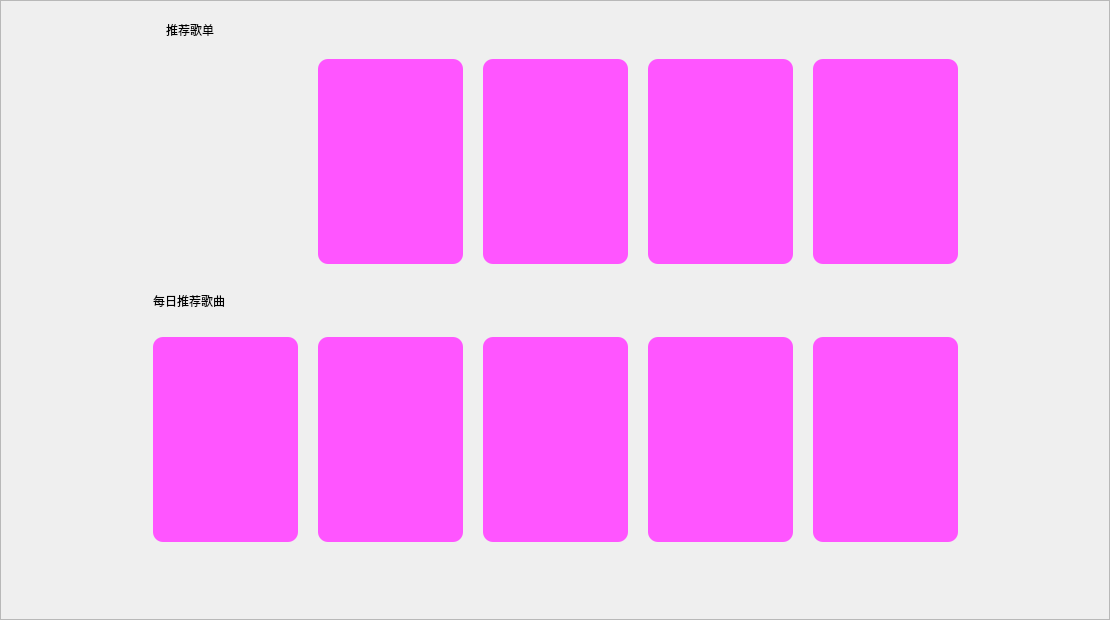
<?xml version="1.0" encoding="UTF-8"?>
<ui version="4.0">
 <class>Recommend</class>
 <widget class="QWidget" name="Recommend">
  <property name="geometry">
   <rect>
    <x>0</x>
    <y>0</y>
    <width>1110</width>
    <height>620</height>
   </rect>
  </property>
  <property name="windowTitle">
   <string>Form</string>
  </property>
  <layout class="QGridLayout" name="gridLayout">
   <property name="leftMargin">
    <number>0</number>
   </property>
   <property name="topMargin">
    <number>0</number>
   </property>
   <property name="rightMargin">
    <number>0</number>
   </property>
   <property name="bottomMargin">
    <number>0</number>
   </property>
   <property name="spacing">
    <number>0</number>
   </property>
   <item row="0" column="0">
    <widget class="QScrollArea" name="scrollArea">
     <property name="horizontalScrollBarPolicy">
      <enum>Qt::ScrollBarAlwaysOff</enum>
     </property>
     <property name="sizeAdjustPolicy">
      <enum>QAbstractScrollArea::AdjustToContents</enum>
     </property>
     <property name="widgetResizable">
      <bool>true</bool>
     </property>
     <widget class="QWidget" name="scrollAreaWidgetContents">
      <property name="geometry">
       <rect>
        <x>0</x>
        <y>0</y>
        <width>1108</width>
        <height>618</height>
       </rect>
      </property>
      <property name="sizePolicy">
       <sizepolicy hsizetype="Preferred" vsizetype="Minimum">
        <horstretch>0</horstretch>
        <verstretch>0</verstretch>
       </sizepolicy>
      </property>
      <layout class="QGridLayout" name="gridLayout_3">
       <property name="leftMargin">
        <number>0</number>
       </property>
       <property name="topMargin">
        <number>0</number>
       </property>
       <property name="rightMargin">
        <number>0</number>
       </property>
       <property name="bottomMargin">
        <number>0</number>
       </property>
       <item row="0" column="0">
        <layout class="QVBoxLayout" name="verticalLayout_2">
         <property name="spacing">
          <number>0</number>
         </property>
         <item>
          <layout class="QVBoxLayout" name="verLout_pic"/>
         </item>
         <item>
          <widget class="QWidget" name="recommendwidget" native="true">
           <property name="sizePolicy">
            <sizepolicy hsizetype="Preferred" vsizetype="Minimum">
             <horstretch>0</horstretch>
             <verstretch>0</verstretch>
            </sizepolicy>
           </property>
           <layout class="QGridLayout" name="gridLayout_5">
            <property name="sizeConstraint">
             <enum>QLayout::SetDefaultConstraint</enum>
            </property>
            <property name="leftMargin">
             <number>0</number>
            </property>
            <property name="topMargin">
             <number>0</number>
            </property>
            <property name="rightMargin">
             <number>0</number>
            </property>
            <property name="bottomMargin">
             <number>0</number>
            </property>
            <property name="horizontalSpacing">
             <number>20</number>
            </property>
            <property name="verticalSpacing">
             <number>0</number>
            </property>
            <item row="0" column="1">
             <layout class="QHBoxLayout" name="horizontalLayout_2" stretch="0,0">
              <property name="spacing">
               <number>0</number>
              </property>
              <property name="sizeConstraint">
               <enum>QLayout::SetFixedSize</enum>
              </property>
              <item>
               <widget class="QPushButton" name="pushButton_57">
                <property name="minimumSize">
                 <size>
                  <width>80</width>
                  <height>30</height>
                 </size>
                </property>
                <property name="maximumSize">
                 <size>
                  <width>80</width>
                  <height>30</height>
                 </size>
                </property>
                <property name="styleSheet">
                 <string notr="true">text-align: left;
border: none;
background-color: transparent;</string>
                </property>
                <property name="text">
                 <string>推荐歌单</string>
                </property>
               </widget>
              </item>
              <item>
               <widget class="QLabel" name="label_18">
                <property name="minimumSize">
                 <size>
                  <width>25</width>
                  <height>25</height>
                 </size>
                </property>
                <property name="maximumSize">
                 <size>
                  <width>25</width>
                  <height>25</height>
                 </size>
                </property>
                <property name="styleSheet">
                 <string notr="true">border-image: url(:/images/btn_right_1_h.png);</string>
                </property>
                <property name="text">
                 <string/>
                </property>
               </widget>
              </item>
             </layout>
            </item>
            <item row="4" column="2">
             <widget class="QLabel" name="lab_rec_7">
              <property name="maximumSize">
               <size>
                <width>205</width>
                <height>45</height>
               </size>
              </property>
              <property name="text">
               <string/>
              </property>
             </widget>
            </item>
            <item row="4" column="3">
             <widget class="QLabel" name="lab_rec_8">
              <property name="maximumSize">
               <size>
                <width>205</width>
                <height>45</height>
               </size>
              </property>
              <property name="text">
               <string/>
              </property>
             </widget>
            </item>
            <item row="1" column="3">
             <widget class="QPushButton" name="btn_rec_3">
              <property name="sizePolicy">
               <sizepolicy hsizetype="Minimum" vsizetype="Minimum">
                <horstretch>0</horstretch>
                <verstretch>0</verstretch>
               </sizepolicy>
              </property>
              <property name="minimumSize">
               <size>
                <width>145</width>
                <height>140</height>
               </size>
              </property>
              <property name="maximumSize">
               <size>
                <width>205</width>
                <height>205</height>
               </size>
              </property>
              <property name="styleSheet">
               <string notr="true">border-radius: 10px; /*设置圆角的大小*/
background-color: rgb(255, 85, 255);</string>
              </property>
              <property name="text">
               <string/>
              </property>
             </widget>
            </item>
            <item row="4" column="1">
             <widget class="QLabel" name="lab_rec_6">
              <property name="maximumSize">
               <size>
                <width>205</width>
                <height>45</height>
               </size>
              </property>
              <property name="text">
               <string/>
              </property>
             </widget>
            </item>
            <item row="3" column="3">
             <widget class="QPushButton" name="btn_rec_8">
              <property name="sizePolicy">
               <sizepolicy hsizetype="Minimum" vsizetype="Minimum">
                <horstretch>0</horstretch>
                <verstretch>0</verstretch>
               </sizepolicy>
              </property>
              <property name="minimumSize">
               <size>
                <width>145</width>
                <height>140</height>
               </size>
              </property>
              <property name="maximumSize">
               <size>
                <width>205</width>
                <height>205</height>
               </size>
              </property>
              <property name="styleSheet">
               <string notr="true">border-radius: 10px; /*设置圆角的大小*/
background-color: rgb(255, 85, 255);</string>
              </property>
              <property name="text">
               <string/>
              </property>
             </widget>
            </item>
            <item row="2" column="2">
             <widget class="QLabel" name="lab_rec_2">
              <property name="maximumSize">
               <size>
                <width>205</width>
                <height>45</height>
               </size>
              </property>
              <property name="text">
               <string/>
              </property>
             </widget>
            </item>
            <item row="3" column="5">
             <widget class="QPushButton" name="btn_rec_10">
              <property name="sizePolicy">
               <sizepolicy hsizetype="Minimum" vsizetype="Minimum">
                <horstretch>0</horstretch>
                <verstretch>0</verstretch>
               </sizepolicy>
              </property>
              <property name="minimumSize">
               <size>
                <width>145</width>
                <height>140</height>
               </size>
              </property>
              <property name="maximumSize">
               <size>
                <width>205</width>
                <height>205</height>
               </size>
              </property>
              <property name="styleSheet">
               <string notr="true">border-radius: 10px; /*设置圆角的大小*/
background-color: rgb(255, 85, 255);</string>
              </property>
              <property name="text">
               <string/>
              </property>
             </widget>
            </item>
            <item row="2" column="4">
             <widget class="QLabel" name="lab_rec_4">
              <property name="maximumSize">
               <size>
                <width>205</width>
                <height>45</height>
               </size>
              </property>
              <property name="text">
               <string/>
              </property>
             </widget>
            </item>
            <item row="4" column="4">
             <widget class="QLabel" name="lab_rec_9">
              <property name="maximumSize">
               <size>
                <width>205</width>
                <height>45</height>
               </size>
              </property>
              <property name="text">
               <string/>
              </property>
             </widget>
            </item>
            <item row="1" column="5">
             <widget class="QPushButton" name="btn_rec_5">
              <property name="sizePolicy">
               <sizepolicy hsizetype="Minimum" vsizetype="Minimum">
                <horstretch>0</horstretch>
                <verstretch>0</verstretch>
               </sizepolicy>
              </property>
              <property name="minimumSize">
               <size>
                <width>145</width>
                <height>140</height>
               </size>
              </property>
              <property name="maximumSize">
               <size>
                <width>205</width>
                <height>205</height>
               </size>
              </property>
              <property name="styleSheet">
               <string notr="true">border-radius: 10px; /*设置圆角的大小*/
background-color: rgb(255, 85, 255);</string>
              </property>
              <property name="text">
               <string/>
              </property>
             </widget>
            </item>
            <item row="3" column="1">
             <widget class="QPushButton" name="btn_rec_6">
              <property name="sizePolicy">
               <sizepolicy hsizetype="Minimum" vsizetype="Minimum">
                <horstretch>0</horstretch>
                <verstretch>0</verstretch>
               </sizepolicy>
              </property>
              <property name="minimumSize">
               <size>
                <width>145</width>
                <height>140</height>
               </size>
              </property>
              <property name="maximumSize">
               <size>
                <width>205</width>
                <height>205</height>
               </size>
              </property>
              <property name="styleSheet">
               <string notr="true">border-radius: 10px; /*设置圆角的大小*/
background-color: rgb(255, 85, 255);</string>
              </property>
              <property name="text">
               <string/>
              </property>
             </widget>
            </item>
            <item row="1" column="2">
             <widget class="QPushButton" name="btn_rec_2">
              <property name="sizePolicy">
               <sizepolicy hsizetype="Minimum" vsizetype="Minimum">
                <horstretch>0</horstretch>
                <verstretch>0</verstretch>
               </sizepolicy>
              </property>
              <property name="minimumSize">
               <size>
                <width>145</width>
                <height>140</height>
               </size>
              </property>
              <property name="maximumSize">
               <size>
                <width>205</width>
                <height>205</height>
               </size>
              </property>
              <property name="styleSheet">
               <string notr="true">border-radius: 10px; /*设置圆角的大小*/
background-color: rgb(255, 85, 255);</string>
              </property>
              <property name="text">
               <string/>
              </property>
             </widget>
            </item>
            <item row="1" column="1">
             <widget class="QPushButton" name="btn_rec_1">
              <property name="sizePolicy">
               <sizepolicy hsizetype="Minimum" vsizetype="Minimum">
                <horstretch>0</horstretch>
                <verstretch>0</verstretch>
               </sizepolicy>
              </property>
              <property name="minimumSize">
               <size>
                <width>145</width>
                <height>140</height>
               </size>
              </property>
              <property name="maximumSize">
               <size>
                <width>205</width>
                <height>205</height>
               </size>
              </property>
              <property name="styleSheet">
               <string notr="true">border-radius: 10px; /*设置圆角的大小*/

</string>
              </property>
              <property name="text">
               <string/>
              </property>
             </widget>
            </item>
            <item row="3" column="4">
             <widget class="QPushButton" name="btn_rec_9">
              <property name="sizePolicy">
               <sizepolicy hsizetype="Minimum" vsizetype="Minimum">
                <horstretch>0</horstretch>
                <verstretch>0</verstretch>
               </sizepolicy>
              </property>
              <property name="minimumSize">
               <size>
                <width>145</width>
                <height>140</height>
               </size>
              </property>
              <property name="maximumSize">
               <size>
                <width>205</width>
                <height>205</height>
               </size>
              </property>
              <property name="styleSheet">
               <string notr="true">border-radius: 10px; /*设置圆角的大小*/
background-color: rgb(255, 85, 255);</string>
              </property>
              <property name="text">
               <string/>
              </property>
             </widget>
            </item>
            <item row="2" column="1">
             <widget class="QLabel" name="lab_rec_1">
              <property name="maximumSize">
               <size>
                <width>16777215</width>
                <height>45</height>
               </size>
              </property>
              <property name="text">
               <string>每日推荐歌曲</string>
              </property>
             </widget>
            </item>
            <item row="1" column="0">
             <spacer name="horizontalSpacer">
              <property name="orientation">
               <enum>Qt::Horizontal</enum>
              </property>
              <property name="sizeHint" stdset="0">
               <size>
                <width>40</width>
                <height>20</height>
               </size>
              </property>
             </spacer>
            </item>
            <item row="2" column="5">
             <widget class="QLabel" name="lab_rec_5">
              <property name="maximumSize">
               <size>
                <width>205</width>
                <height>45</height>
               </size>
              </property>
              <property name="text">
               <string/>
              </property>
             </widget>
            </item>
            <item row="3" column="2">
             <widget class="QPushButton" name="btn_rec_7">
              <property name="sizePolicy">
               <sizepolicy hsizetype="Minimum" vsizetype="Minimum">
                <horstretch>0</horstretch>
                <verstretch>0</verstretch>
               </sizepolicy>
              </property>
              <property name="minimumSize">
               <size>
                <width>145</width>
                <height>140</height>
               </size>
              </property>
              <property name="maximumSize">
               <size>
                <width>205</width>
                <height>205</height>
               </size>
              </property>
              <property name="styleSheet">
               <string notr="true">border-radius: 10px; /*设置圆角的大小*/
background-color: rgb(255, 85, 255);</string>
              </property>
              <property name="text">
               <string/>
              </property>
             </widget>
            </item>
            <item row="4" column="5">
             <widget class="QLabel" name="lab_rec_10">
              <property name="maximumSize">
               <size>
                <width>205</width>
                <height>45</height>
               </size>
              </property>
              <property name="text">
               <string/>
              </property>
             </widget>
            </item>
            <item row="2" column="3">
             <widget class="QLabel" name="lab_rec_3">
              <property name="maximumSize">
               <size>
                <width>205</width>
                <height>45</height>
               </size>
              </property>
              <property name="text">
               <string/>
              </property>
             </widget>
            </item>
            <item row="1" column="4">
             <widget class="QPushButton" name="btn_rec_4">
              <property name="sizePolicy">
               <sizepolicy hsizetype="Minimum" vsizetype="Minimum">
                <horstretch>0</horstretch>
                <verstretch>0</verstretch>
               </sizepolicy>
              </property>
              <property name="minimumSize">
               <size>
                <width>145</width>
                <height>140</height>
               </size>
              </property>
              <property name="maximumSize">
               <size>
                <width>205</width>
                <height>205</height>
               </size>
              </property>
              <property name="styleSheet">
               <string notr="true">border-radius: 10px; /*设置圆角的大小*/
background-color: rgb(255, 85, 255);</string>
              </property>
              <property name="text">
               <string/>
              </property>
             </widget>
            </item>
            <item row="1" column="6">
             <spacer name="horizontalSpacer_2">
              <property name="orientation">
               <enum>Qt::Horizontal</enum>
              </property>
              <property name="sizeHint" stdset="0">
               <size>
                <width>40</width>
                <height>20</height>
               </size>
              </property>
             </spacer>
            </item>
           </layout>
          </widget>
         </item>
        </layout>
       </item>
      </layout>
     </widget>
    </widget>
   </item>
  </layout>
 </widget>
 <resources/>
 <connections/>
</ui>
